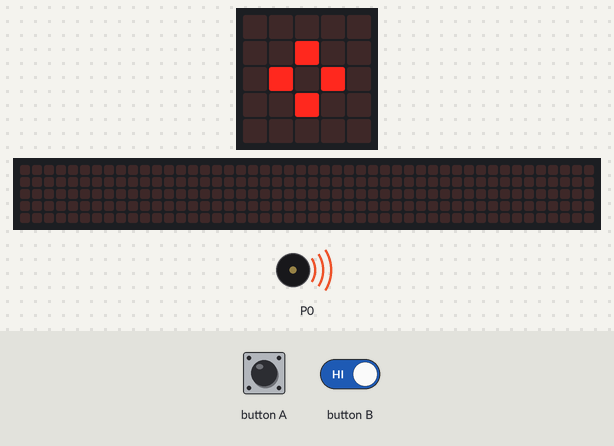
This program was run on a simulated BBC micro:bit (MakeCode). On the bench: the board's 5×5 LED display, a strip that is not on the board, showing the scrolling text unrolled, buzzer (waves = sounding). Inputs (shaded band) come from the test bench. The 48×5 strip is a reading aid, not a part: it shows the text the display is scrolling, unrolled, one strip-width of it at a time.

Above: at 2.9 s.
At 11.97 s:
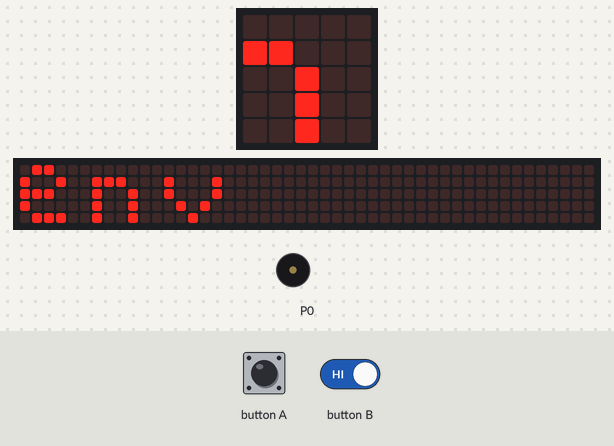
12.0 s: button A pressed for 3.2 s
At 15.5 s:
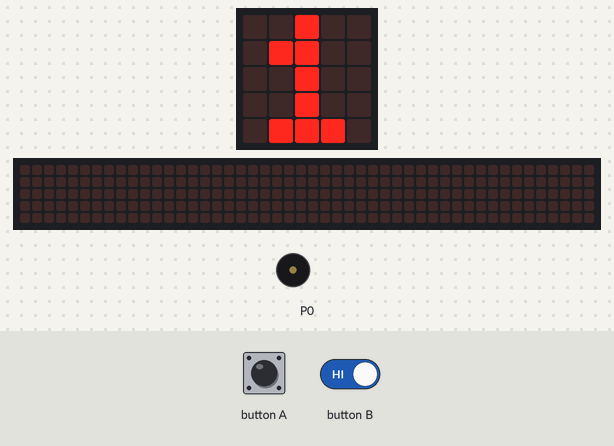
16.7 s: button B held down
At 17.3 s:
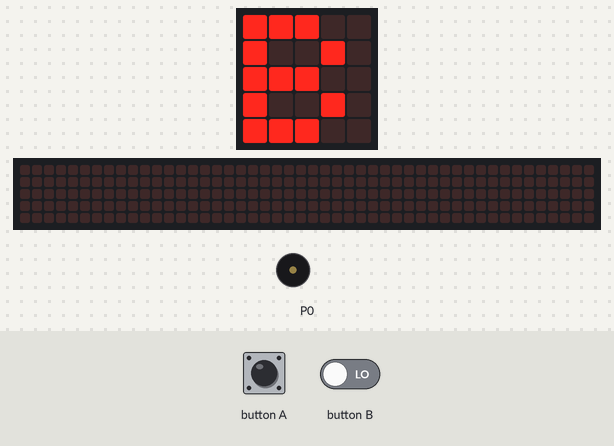
Timing chart, 0 to 25.4 s (numbered marks = the images above; inputs shaded):
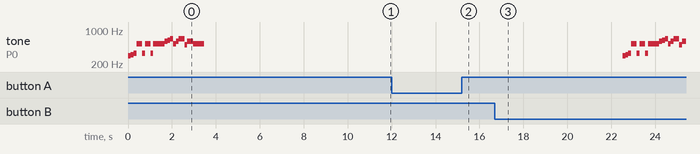

The program:

main.ts
```typescript
let i = 0
let bclicked = 0
let atimes = 0
function factorial(n: number): number {
    if (n == 0) {
        return 1
    } else {
        return n * factorial(n - 1)
    }

}

function numElements() {

    while (bclicked < 1) {
        if (input.buttonIsPressed(Button.A)) {
            basic.showString("A")
            basic.clearScreen()
            atimes += 1
            basic.showString("" + ("" + atimes))
        } else if (input.buttonIsPressed(Button.B)) {
            basic.showString("B")
            bclicked += 1
        }

        basic.pause(50)
    }
    basic.clearScreen()
    basic.showString("Fact")
    factorial(atimes)
}

function showIcon() {
    basic.clearScreen()
    music.startMelody(music.builtInMelody(Melodies.Entertainer), MelodyOptions.Once)
    for (let index = 0; index < 4; index++) {
        basic.showIcon(IconNames.SmallDiamond)
        basic.pause(100)
        basic.showIcon(IconNames.Diamond)
        basic.pause(100)
    }
    basic.clearScreen()
    basic.showString("Fact")
    basic.clearScreen()
}

basic.forever(function on_forever() {

    music.setBuiltInSpeakerEnabled(true)
    atimes = 0
    bclicked = 0
    showIcon()
    basic.showString("env")
    numElements()
    basic.pause(500)
})
```

test.ts
```typescript
// aquí va el archivo "tests"; esto no se compilará cuando este paquete se utilice como una extensión.
```

Measured:
- after the input at 12.0 s, the display: first differs from a run without the input after 1.7 s (image 2 shows a later state)
- after the input at 16.7 s, tone on P0: plays 294 Hz for 0.13 s, 311 Hz for 0.13 s, 330 Hz for 0.13 s, 523 Hz for 0.26 s, 330 Hz for 0.13 s, 523 Hz for 0.26 s … (16 notes in this stretch), starting after 5.8 s; the display: changes at once (image 3)
- by itself, tone on P0: plays 294 Hz for 0.13 s, 311 Hz for 0.13 s, 330 Hz for 0.13 s, 523 Hz for 0.26 s, 330 Hz for 0.13 s, 523 Hz for 0.26 s … (17 notes in this stretch)
- what the display in image 0 shows lasts 0.7 s, from 2.8 s to 3.5 s
- what the display in image 3 shows lasts 0.8 s, from 16.7 s to 17.5 s
